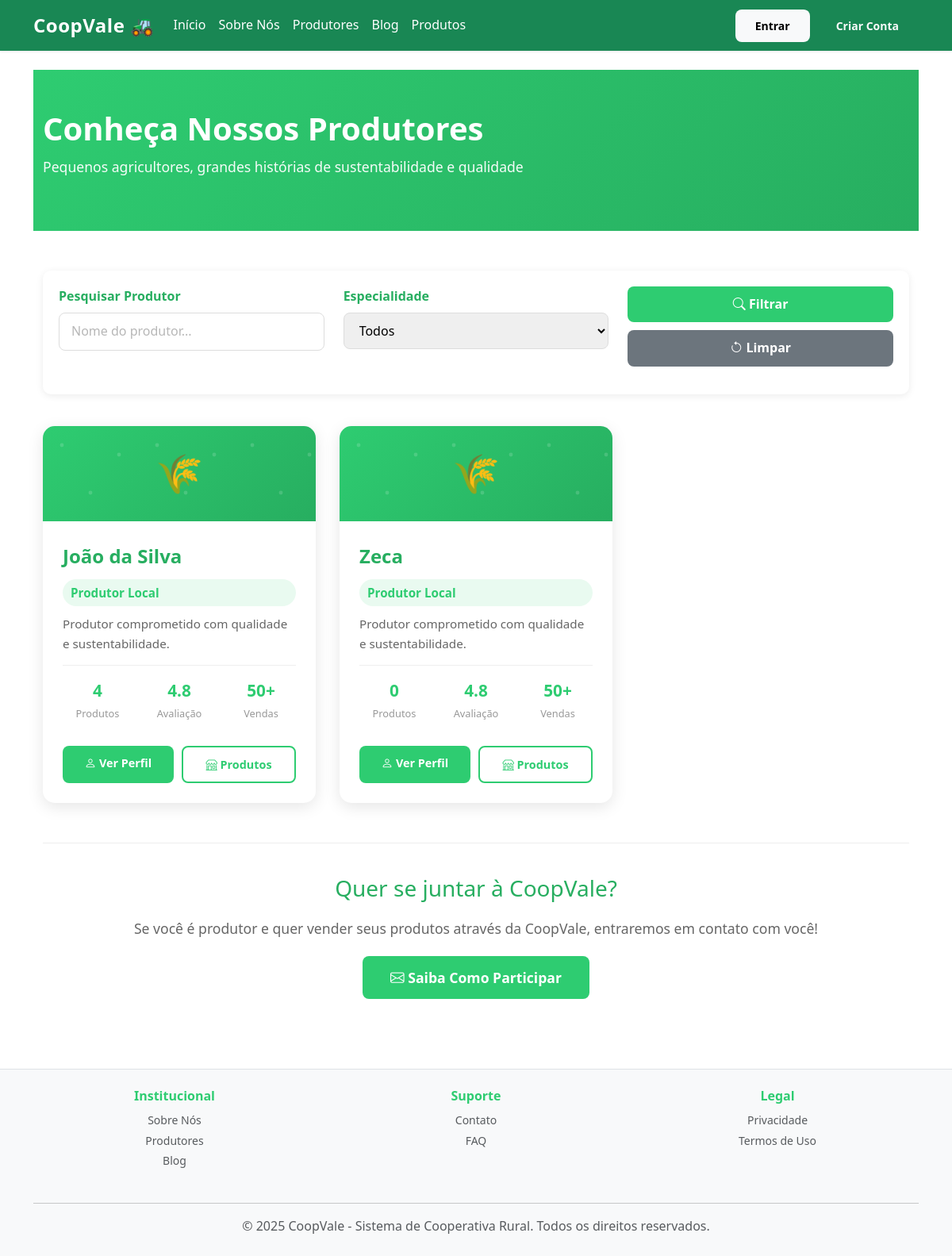
The app's page /institucional/produtores with its own data.
### app/models/models.py (models this page shows)
class Produtor(db.Model):
    id = db.Column(db.Integer, primary_key=True)
    usuario_id = db.Column(db.Integer, db.ForeignKey(
        "usuario.id"), unique=True, nullable=False)
    nome = db.Column(db.String(100), nullable=False)
    cpf = db.Column(db.String(14))
    telefone = db.Column(db.String(20))
    endereco = db.Column(db.Text)
    certificacoes = db.Column(db.Text)
    produtos = db.relationship("Produto", backref="produtor", lazy=True)
    categorias = db.relationship('Categoria', secondary=produtor_categoria,
                                 lazy='subquery', backref=db.backref('produtores', lazy=True))

### app/blueprints/institucional/routes.py (the view)
@institucional_bp.route('/produtores')
def produtores():
    produtores = Produtor.query.join(Usuario).filter(Usuario.ativo == True).all()
    return render_template('institucional/produtores.html', produtores=produtores)

### app/templates/institucional/produtores.html (shortened to what this page needs)
{% extends "base.html" %}
{% block conteudo %}
<section class="produtores-header">
    <div class="container">
        <h1>Conheça Nossos Produtores</h1>
        <p>Pequenos agricultores, grandes histórias de sustentabilidade e qualidade</p>
    </div>
</section>
<div class="container">
    <div class="filter-section">
        <div class="row">
            <div class="col-md-4 filter-group">
                <label for="pesquisa">Pesquisar Produtor</label>
                <input type="text" id="pesquisa" placeholder="Nome do produtor..." class="filter-input">
            </div>
            <div class="col-md-4 filter-group">
                <label for="especialidade">Especialidade</label>
                <select id="especialidade" class="filter-input">
                    <option value="">Todos</option>
                </select>
            </div>
            <div class="col-md-4 filter-group" style="display: flex; flex-direction: column; justify-content: flex-end;">
                <button class="btn-filter">
                    <i class="bi bi-search"></i> Filtrar
                </button>
                <button class="btn-filter btn-filter-reset">
                    <i class="bi bi-arrow-counterclockwise"></i> Limpar
                </button>
            </div>
        </div>
    </div>
    <div class="produtores-grid">
        {% if produtores %}
            {% for produtor in produtores %}
            <div class="produtor-card">
                <div class="produtor-banner">
                    <span>🌾</span>
                </div>
                <div class="produtor-info">
                    <div class="produtor-name">{{ produtor.nome }}</div>
                    {% if produtor.especialidade %}
                    <span class="produtor-especialidade">{{ produtor.especialidade }}</span>
                    {% else %}
                    <span class="produtor-especialidade">Produtor Local</span>
                    {% endif %}
                    <p class="produtor-desc">
                        {{ produtor.descricao if produtor.descricao else 'Produtor comprometido com qualidade e sustentabilidade.' }}
                    </p>
                    <div class="produtor-stats">
                        <div class="produtor-stat">
                            <div class="produtor-stat-number">{{ produtor.produtos|length if produtor.produtos else '0' }}</div>
                            <div class="produtor-stat-label">Produtos</div>
                        </div>
                        <div class="produtor-stat">
                            <div class="produtor-stat-number">4.8</div>
                            <div class="produtor-stat-label">Avaliação</div>
                        </div>
                        <div class="produtor-stat">
                            <div class="produtor-stat-number">50+</div>
                            <div class="produtor-stat-label">Vendas</div>
                        </div>
                    </div>
                    <div class="produtor-actions">
                        <a href="{{ url_for('produtor.ver_perfil') }}" class="btn-perfil">
                            <i class="bi bi-person"></i> Ver Perfil
                        </a>
                        <a href="{{ url_for('produtos.listar_produtos') }}?produtor={{ produtor.id }}" class="btn-produtos">
                            <i class="bi bi-shop"></i> Produtos
                        </a>
                    </div>
                </div>
            </div>
            {% endfor %}
        {% endif %}
    </div>
    <div class="text-center" style="padding: 40px 0; margin-top: 40px; border-top: 1px solid #eee;">
        <h3 style="color: #27ae60; margin-bottom: 20px;">Quer se juntar à CoopVale?</h3>
        <p style="color: #666; margin-bottom: 20px; font-size: 1.1rem;">
            Se você é produtor e quer vender seus produtos através da CoopVale, entraremos em contato com você!
        </p>
        <a href="{{ url_for('institucional.contato') }}" class="btn btn-success btn-lg">
            <i class="bi bi-envelope"></i> Saiba Como Participar
        </a>
    </div>
</div>
{% endblock %}

### app/static/style.css (style rules this page uses)
:root { --primary-color: #2ecc71; --primary-dark: #27ae60; --secondary-color: #f39c12; --light-bg: #f8f9fa; --border-color: #e0e0e0; --text-dark: #333; --text-muted: #666; }
* { margin: 0; padding: 0; box-sizing: border-box; }
html, body { height: 100%; }
body { font-family: 'Segoe UI', Tahoma, Geneva, Verdana, sans-serif; color: var(--text-dark); background-color: #fff; line-height: 1.6; }
.btn { border-radius: 8px; font-weight: 600; transition: all 0.3s ease; border: none; padding: 10px 25px; }
.btn-success { background-color: var(--primary-color); border-color: var(--primary-color); }
.btn-lg { padding: 14px 35px; font-size: 1.1rem; }
a { color: var(--primary-color); text-decoration: none; transition: all 0.3s ease; }
::placeholder { color: #999; opacity: 0.7; }

### app/templates/institucional/produtores.html (style rules this page uses)
.produtores-header { background: linear-gradient(135deg, #2ecc71 0%, #27ae60 100%); color: white; padding: 50px 0; margin-bottom: 50px; }
.produtores-header h1 { font-size: 2.5rem; font-weight: 700; margin-bottom: 10px; }
.produtores-header p { font-size: 1.1rem; opacity: 0.95; }
.filter-section { background: white; padding: 20px; border-radius: 10px; margin-bottom: 40px; box-shadow: 0 2px 10px rgba(0,0,0,0.08); }
.filter-group { margin-bottom: 15px; }
.filter-group label { font-weight: 600; color: #27ae60; margin-bottom: 8px; display: block; }
.filter-group input, .filter-group select { width: 100%; padding: 10px 15px; border: 1px solid #ddd; border-radius: 8px; font-size: 1rem; transition: border-color 0.3s; }
.btn-filter { background: #2ecc71; color: white; border: none; padding: 10px 25px; border-radius: 8px; font-weight: 600; cursor: pointer; transition: all 0.3s; width: 100%; }
.btn-filter-reset { background: #6c757d; margin-top: 10px; }
.produtores-grid { display: grid; grid-template-columns: repeat(auto-fill, minmax(300px, 1fr)); gap: 30px; margin-bottom: 50px; }
.produtor-card { background: white; border-radius: 15px; overflow: hidden; box-shadow: 0 5px 20px rgba(0,0,0,0.1); transition: all 0.3s ease; display: flex; flex-direction: column; }
.produtor-banner { background: linear-gradient(135deg, #2ecc71 0%, #27ae60 100%); height: 120px; display: flex; align-items: center; justify-content: center; font-size: 3rem; color: white; position: relative; overflow: hidden; }
.produtor-banner::before { content: ''; position: absolute; top: 0; left: 0; right: 0; bottom: 0; opacity: 0.5; }
.produtor-banner span { position: relative; z-index: 1; }
.produtor-info { padding: 25px; flex-grow: 1; display: flex; flex-direction: column; }
.produtor-name { font-size: 1.5rem; font-weight: 700; color: #27ae60; margin-bottom: 10px; }
.produtor-especialidade { color: #2ecc71; font-size: 0.95rem; font-weight: 600; margin-bottom: 10px; padding: 5px 10px; background: rgba(46, 204, 113, 0.1); border-radius: 20px; display: inline-block; }
.produtor-desc { color: #666; font-size: 0.95rem; line-height: 1.6; margin-bottom: 15px; flex-grow: 1; }
.produtor-stats { display: flex; gap: 15px; margin-bottom: 15px; padding-top: 15px; border-top: 1px solid #eee; }
.produtor-stat { text-align: center; flex: 1; }
.produtor-stat-number { font-size: 1.3rem; font-weight: 700; color: #2ecc71; }
.produtor-stat-label { font-size: 0.8rem; color: #999; margin-top: 2px; }
.produtor-actions { display: flex; gap: 10px; margin-top: 15px; }
.produtor-actions a { flex: 1; padding: 10px; text-align: center; border-radius: 8px; font-weight: 600; font-size: 0.9rem; text-decoration: none; transition: all 0.3s; }
.btn-perfil { background: #2ecc71; color: white; border: none; }
.btn-produtos { background: transparent; color: #2ecc71; border: 2px solid #2ecc71; }

### records on screen
Produtor: nome "João da Silva", descricao "Produtor comprometido com qualidade e sustentabilidade.", produtos|length "4"
Produtor: nome "Zeca", descricao "Produtor comprometido com qualidade e sustentabilidade.", produtos|length "0"
